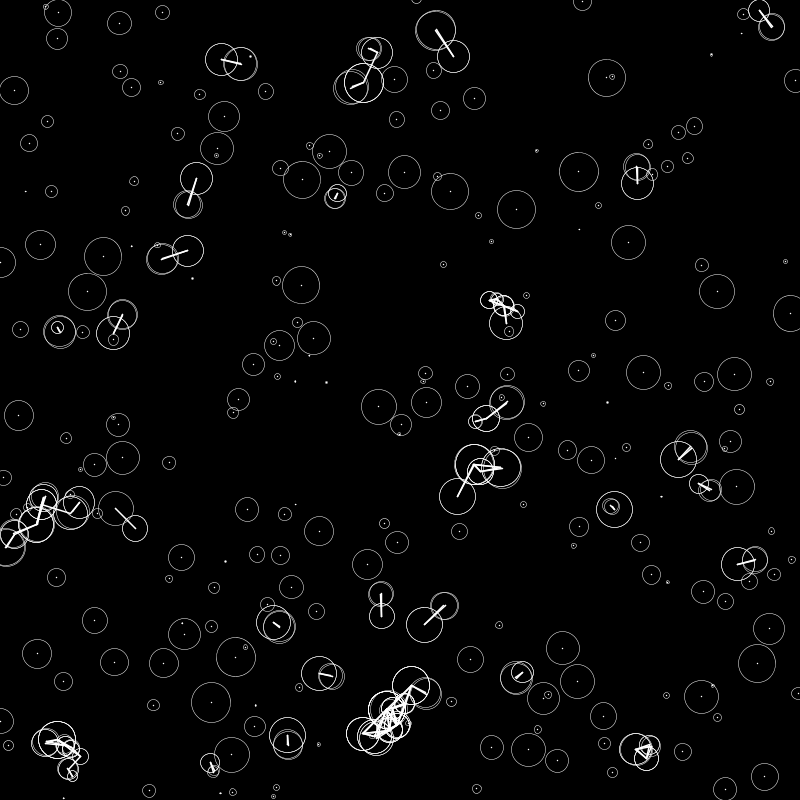
Frame 1 (no input)
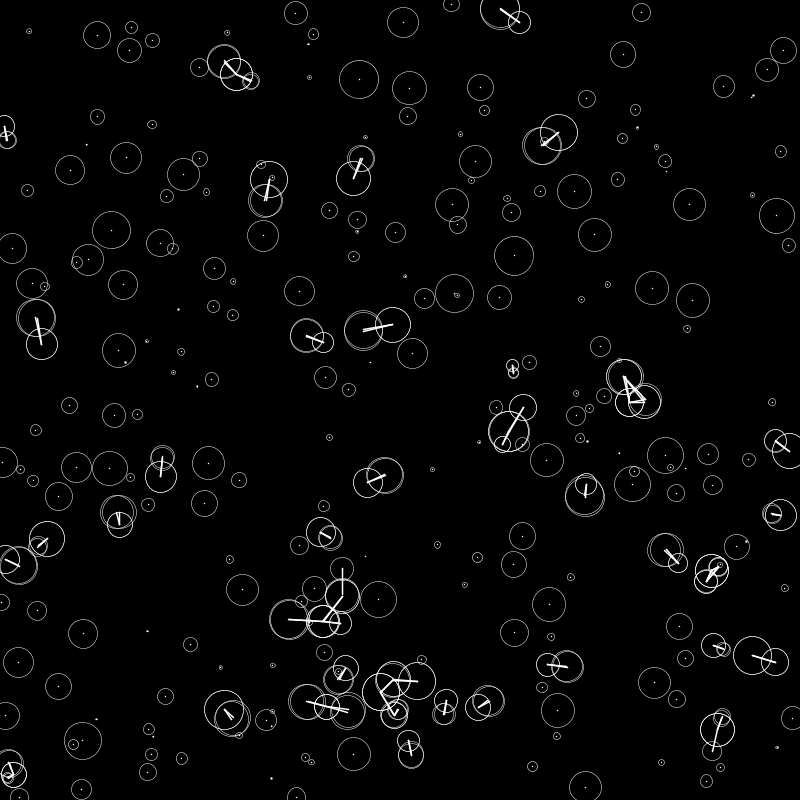
Frame 60 (the mouse pressed at the canvas centre just before this capture)
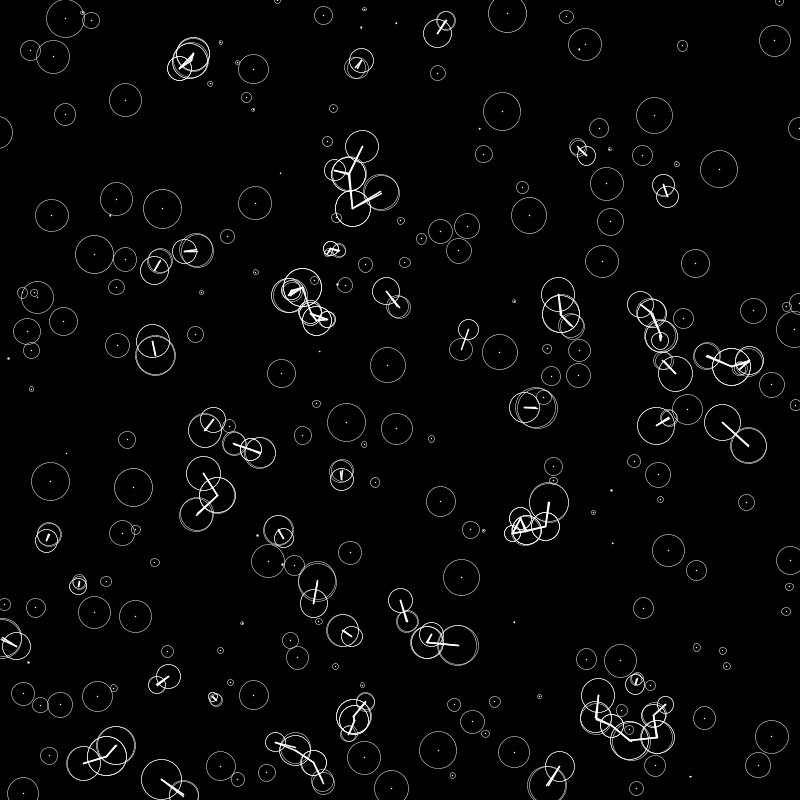
Frame 120 (the mouse held since frame 60 and released just before this capture)

The Processing sketch that drew these frames (run headless with seeded random() and noise(); from frame 60 on, the mouse is pressed at the canvas centre):

// Processing sketch: E3__PVector_distance_rotate
// ── E3__PVector_distance_rotate.pde
PVector[] sp;
PVector[] acc;
int num = 300;

void setup() {
  size(800, 800);
  sp = new PVector[num];
  acc = new PVector[num];
  for (int i = 0; i < num; i++) {
    sp[i] = new PVector(random(width), random(height), random(40));
    acc[i] = new PVector(random(-2, 2), random(-2, 2), 0);
  }
  stroke(255);
  noFill();
  background(0);
}

void draw() {
  background(0);
  for (int j = 0; j < num; j++) {
    sp[j].add(acc[j]);

    if ((sp[j].x > width) || (sp[j].x < 0)) {
      acc[j].x = acc[j].x * -1;
    }

    if ((sp[j].y > height) || (sp[j].y < 0)) {
      acc[j].y = acc[j].y * -1;
    }

//distance and rotation
    for (int i = 0; i < num; i++) {
      float d = PVector.dist(sp[j], sp[i]);
      if (d <= ((sp[j].z+sp[i].z)/2)) {

        stroke(255);

        float a = PVector.angleBetween(sp[j], sp[i]);
        // acc[i].mult(1.002);
        acc[i].rotate(a*PI);

        strokeWeight(1.5);
        line(sp[i].x, sp[i].y, sp[j].x, sp[j].y);
      } else {
        noStroke();
      }
      strokeWeight(0.5);
      ellipse(sp[i].x, sp[i].y, sp[i].z, sp[i].z);
    }
    
    
  }
}

void mousePressed() {
  size(800, 800);
  sp = new PVector[num];
  acc = new PVector[num];
  for (int i = 0; i < num; i++) {
    sp[i] = new PVector(random(width), random(height), random(40));
    acc[i] = new PVector(random(-2, 2), random(-2, 2), 0);
  }
  stroke(255);
  noFill();
  background(0);
}
